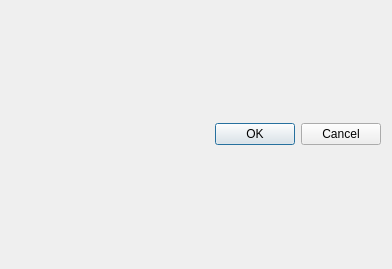
<?xml version="1.0" encoding="UTF-8"?>
<ui version="4.0">
 <class>InputDialog</class>
 <widget class="QDialog" name="InputDialog">
  <property name="geometry">
   <rect>
    <x>0</x>
    <y>0</y>
    <width>392</width>
    <height>269</height>
   </rect>
  </property>
  <property name="windowTitle">
   <string>Dialog</string>
  </property>
  <layout class="QVBoxLayout" name="verticalLayout_2">
   <item>
    <layout class="QVBoxLayout" name="verticalLayoutContent"/>
   </item>
   <item>
    <widget class="QDialogButtonBox" name="buttonBox">
     <property name="orientation">
      <enum>Qt::Horizontal</enum>
     </property>
     <property name="standardButtons">
      <set>QDialogButtonBox::Cancel|QDialogButtonBox::Ok</set>
     </property>
    </widget>
   </item>
  </layout>
 </widget>
 <resources/>
 <connections>
  <connection>
   <sender>buttonBox</sender>
   <signal>accepted()</signal>
   <receiver>InputDialog</receiver>
   <slot>accept()</slot>
   <hints>
    <hint type="sourcelabel">
     <x>248</x>
     <y>254</y>
    </hint>
    <hint type="destinationlabel">
     <x>157</x>
     <y>274</y>
    </hint>
   </hints>
  </connection>
  <connection>
   <sender>buttonBox</sender>
   <signal>rejected()</signal>
   <receiver>InputDialog</receiver>
   <slot>reject()</slot>
   <hints>
    <hint type="sourcelabel">
     <x>316</x>
     <y>260</y>
    </hint>
    <hint type="destinationlabel">
     <x>286</x>
     <y>274</y>
    </hint>
   </hints>
  </connection>
 </connections>
</ui>
